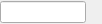
<?xml version="1.0" encoding="UTF-8"?>
<ui version="4.0">
 <class>QHotKeyWidget</class>
 <widget class="QWidget" name="QHotKeyWidget">
  <property name="geometry">
   <rect>
    <x>0</x>
    <y>0</y>
    <width>102</width>
    <height>24</height>
   </rect>
  </property>
  <layout class="QHBoxLayout" name="horizontalLayout">
   <property name="spacing">
    <number>0</number>
   </property>
   <property name="margin">
    <number>0</number>
   </property>
   <item>
    <widget class="QLineEditHotkey" name="key"/>
   </item>
   <item>
    <widget class="QPushButton" name="pushButton">
     <property name="minimumSize">
      <size>
       <width>16</width>
       <height>16</height>
      </size>
     </property>
     <property name="maximumSize">
      <size>
       <width>16</width>
       <height>16</height>
      </size>
     </property>
     <property name="toolTip">
      <string>Reset</string>
     </property>
     <property name="icon">
      <iconset resource="UMWP_Autochanger.qrc">
       <normaloff>:/icon/bullet_cross</normaloff>:/icon/bullet_cross</iconset>
     </property>
     <property name="flat">
      <bool>true</bool>
     </property>
    </widget>
   </item>
  </layout>
 </widget>
 <customwidgets>
  <customwidget>
   <class>QLineEditHotkey</class>
   <extends>QLineEdit</extends>
   <header>qlineedithotkey.h</header>
  </customwidget>
 </customwidgets>
 <resources>
  <include location="UMWP_Autochanger.qrc"/>
 </resources>
 <connections/>
</ui>
